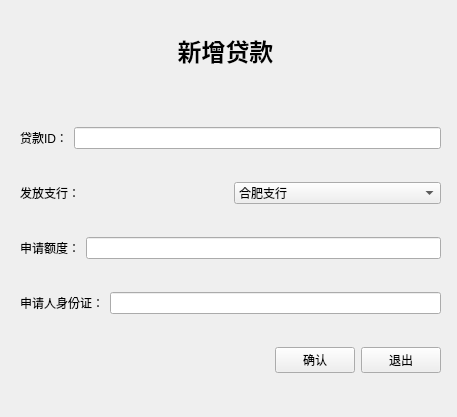
<?xml version="1.0" encoding="UTF-8"?>
<ui version="4.0">
 <class>Form</class>
 <widget class="QWidget" name="Form">
  <property name="geometry">
   <rect>
    <x>0</x>
    <y>0</y>
    <width>457</width>
    <height>417</height>
   </rect>
  </property>
  <property name="windowTitle">
   <string>Form</string>
  </property>
  <widget class="QLabel" name="label">
   <property name="geometry">
    <rect>
     <x>130</x>
     <y>10</y>
     <width>191</width>
     <height>81</height>
    </rect>
   </property>
   <property name="text">
    <string>&lt;html&gt;&lt;head/&gt;&lt;body&gt;&lt;p align=&quot;center&quot;&gt;&lt;span style=&quot; font-size:18pt; font-weight:600;&quot;&gt;新增贷款&lt;/span&gt;&lt;/p&gt;&lt;/body&gt;&lt;/html&gt;</string>
   </property>
  </widget>
  <widget class="QWidget" name="">
   <property name="geometry">
    <rect>
     <x>20</x>
     <y>100</y>
     <width>421</width>
     <height>301</height>
    </rect>
   </property>
   <layout class="QVBoxLayout" name="verticalLayout">
    <item>
     <layout class="QHBoxLayout" name="horizontalLayout">
      <item>
       <widget class="QLabel" name="label_2">
        <property name="text">
         <string>贷款ID：</string>
        </property>
       </widget>
      </item>
      <item>
       <widget class="QLineEdit" name="lineEdit"/>
      </item>
     </layout>
    </item>
    <item>
     <layout class="QHBoxLayout" name="horizontalLayout_3">
      <item>
       <widget class="QLabel" name="label_4">
        <property name="text">
         <string>发放支行：</string>
        </property>
       </widget>
      </item>
      <item>
       <widget class="QComboBox" name="comboBox">
        <item>
         <property name="text">
          <string>合肥支行</string>
         </property>
        </item>
        <item>
         <property name="text">
          <string>上海支行</string>
         </property>
        </item>
       </widget>
      </item>
     </layout>
    </item>
    <item>
     <layout class="QHBoxLayout" name="horizontalLayout_2">
      <item>
       <widget class="QLabel" name="label_3">
        <property name="text">
         <string>申请额度：</string>
        </property>
       </widget>
      </item>
      <item>
       <widget class="QLineEdit" name="lineEdit_2"/>
      </item>
     </layout>
    </item>
    <item>
     <layout class="QHBoxLayout" name="horizontalLayout_4">
      <item>
       <widget class="QLabel" name="label_5">
        <property name="text">
         <string>申请人身份证：</string>
        </property>
       </widget>
      </item>
      <item>
       <widget class="QLineEdit" name="lineEdit_3"/>
      </item>
     </layout>
    </item>
    <item>
     <layout class="QHBoxLayout" name="horizontalLayout_6">
      <item>
       <spacer name="horizontalSpacer">
        <property name="orientation">
         <enum>Qt::Horizontal</enum>
        </property>
        <property name="sizeHint" stdset="0">
         <size>
          <width>40</width>
          <height>20</height>
         </size>
        </property>
       </spacer>
      </item>
      <item>
       <layout class="QHBoxLayout" name="horizontalLayout_5">
        <item>
         <widget class="QPushButton" name="pushButton">
          <property name="text">
           <string>确认</string>
          </property>
         </widget>
        </item>
        <item>
         <widget class="QPushButton" name="pushButton_2">
          <property name="text">
           <string>退出</string>
          </property>
         </widget>
        </item>
       </layout>
      </item>
     </layout>
    </item>
   </layout>
  </widget>
 </widget>
 <resources/>
 <connections>
  <connection>
   <sender>pushButton_2</sender>
   <signal>clicked()</signal>
   <receiver>Form</receiver>
   <slot>close()</slot>
   <hints>
    <hint type="sourcelabel">
     <x>408</x>
     <y>372</y>
    </hint>
    <hint type="destinationlabel">
     <x>410</x>
     <y>408</y>
    </hint>
   </hints>
  </connection>
 </connections>
</ui>
